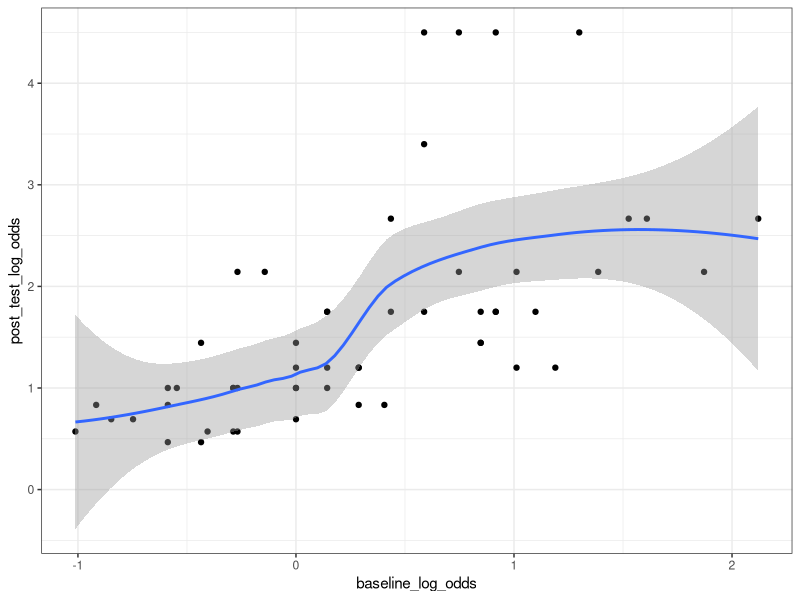
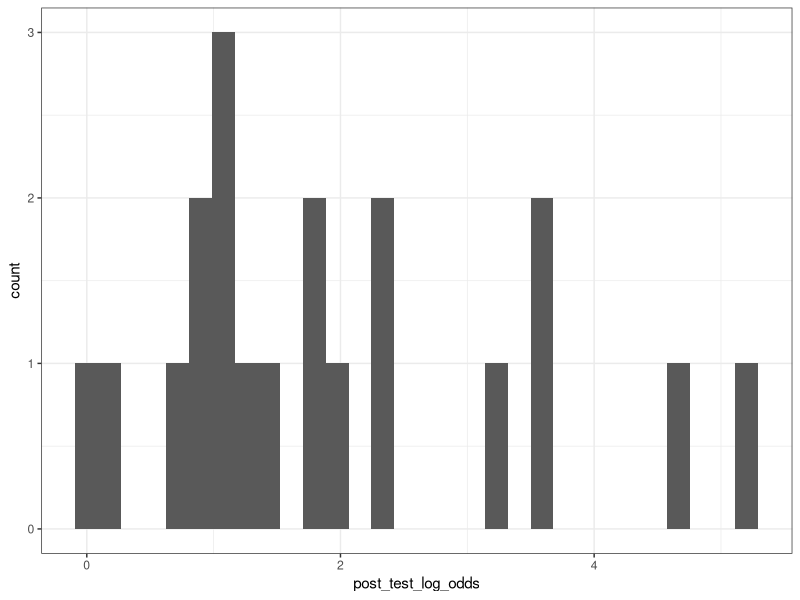

Reproduce these figures in R, in order.
library(tidyverse)

setwd('~/Github/Racz2024')

d = read_tsv('exp_data/esp/esp_master_sleep_pt1_all_unfiltered.tsv')

b = read_tsv('exp_data/baseline/baseline_tidy_proc.tsv')

d = b %>% 
  select(base,log_odds) %>% 
  rename(baseline_log_odds = log_odds) %>% 
  left_join(d)

d %>% 
  filter(trial_kind == 'posttest trial') %>% 
  count(base,baseline_log_odds,picked_v1) %>% 
  pivot_wider(names_from = picked_v1, values_from = n, values_fill = 0) %>% 
  mutate(post_test_log_odds = (`TRUE` + 1) / (`FALSE` + 1)) %>% 
  ggplot(aes(baseline_log_odds,post_test_log_odds)) +
  geom_point() +
  geom_smooth() +
  theme_bw()

d %>% 
  filter(trial_kind == 'posttest trial') %>% 
  count(part_id,picked_v1) %>% 
  pivot_wider(names_from = picked_v1, values_from = n, values_fill = 0) %>% 
  mutate(post_test_log_odds = (`TRUE` + 1) / (`FALSE` + 1)) %>% 
  ggplot(aes(post_test_log_odds)) +
  geom_histogram() +
  theme_bw()
